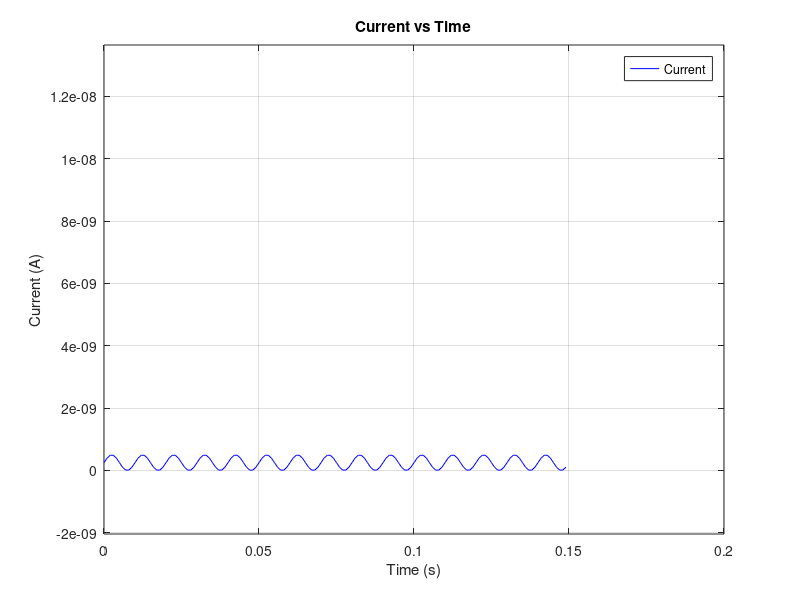
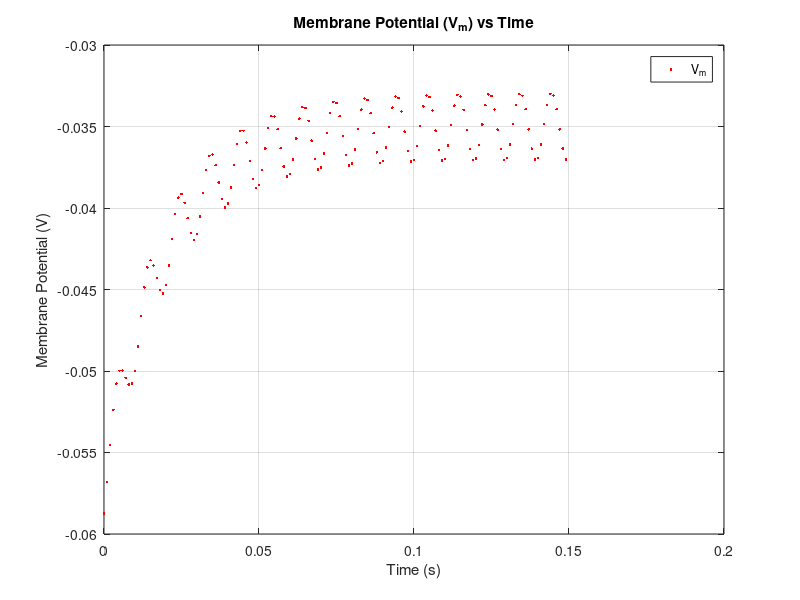
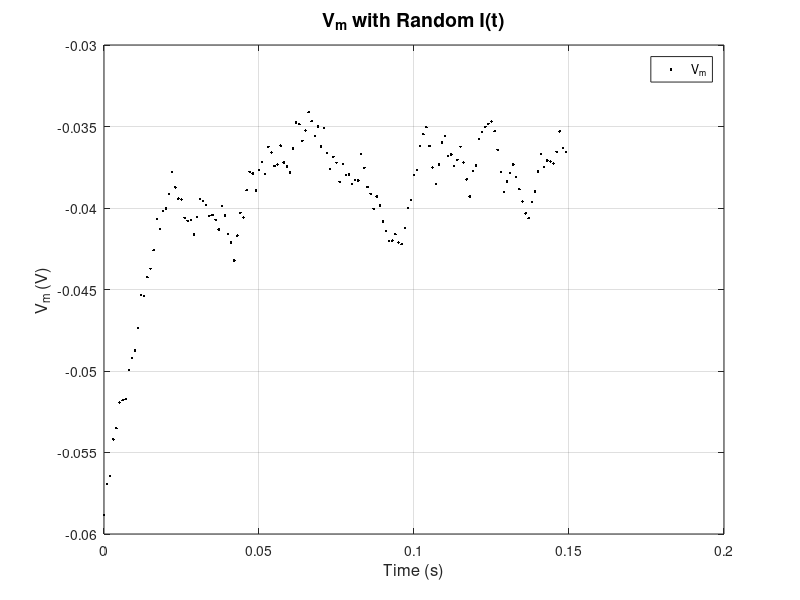
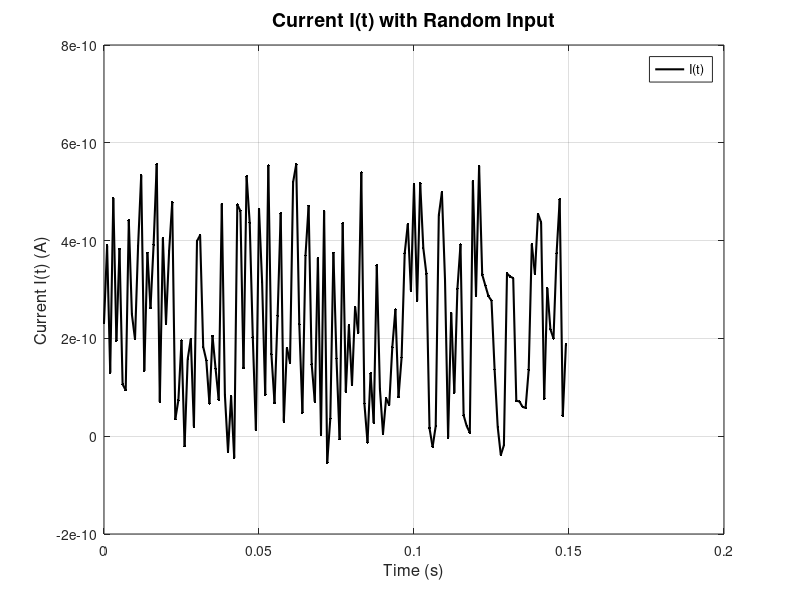

Reproduce these figures in MATLAB, in order.
%% The following code on the LIF model is based on the Neuromatch Academy Tutorials that I have followed for reference 

% Define Basic Variables
t_max = 0.15;   % second
dt = 0.001;     % second
tau = 0.02;     % second
el = -60e-3;    % millivolt
vr = -0.07;     % millivolt
vth = -0.05;    % millivolt
r = 100000000;  % ohm
i_mean = 2.5e-10; % ampere

% Display values with specific formatting
disp('The fundamental Parameters that have been predefined are as follows:')
fprintf('t_max:%.2f, time step %.3f, Tau:%.2f, El:%.2f, Vr:%.2f, Vth:%.2f r:%.0f, I_mean %.1e\n', t_max, dt, tau, el, vr, vth, r, i_mean);
fprintf('\n'); 
% Display type of i_mean
%disp(class(i_mean)); Used for testing and validating code

%% Caluclate V for I approx as a sigmoid for 10 iterations 
% I is approximated as a sigmoid and V is calculated as per the LIF linear
% dif. equation 



% Initialize step_end and v0
step_end = 10;
v = el;   % Initial voltage

% Pre-allocate arrays for storing time, current, and voltage values
t_vals = zeros(step_end, 1);
i_vals = zeros(step_end, 1);
v_vals = zeros(step_end, 1);

% Loop for step_end steps
for step = 1:step_end
    % Compute value of t
    t = (step - 1) * dt;
    
    % Compute value of i at this time step
    i = i_mean * (1 + sin((t * 2 * pi) / 0.01));
    
    % Compute v using LIF equation
    v = v + (dt / tau) * (el - v + r * i); % el - v(t) - R*i

    % Store computed values
    t_vals(step) = t;
    i_vals(step) = i;
    v_vals(step) = v;
end

% Display the results in a table format (time, current, voltage)
disp('Given below are the values of Voltage for input current approx. as a sigmoid at different times:');fprintf('\n');
fprintf('%6s %12s %16s\n', 'Time(s)', 'Current(A)', 'Voltage(V)');
for step = 1:step_end
    fprintf('%.3f     %.4e      %.4e\n', t_vals(step), i_vals(step), v_vals(step));
end

%% Plotting Current and Voltage 
% Initialize step_end
step_end = floor(t_max / dt);

% Initialize v0 (membrane potential)
v = el;

% Pre-allocate arrays for time, current, and voltage values
t_vals = zeros(step_end, 1);
i_vals = zeros(step_end, 1);
v_vals = zeros(step_end, 1);

% Loop for step_end steps to compute both current and voltage
for step = 1:step_end
    % Compute value of t
    t = (step - 1) * dt;
    
    % Compute value of i (current) at this time step
    i = i_mean * (1 + sin((t * 2 * pi) / 0.01));
    
    % Compute v (membrane potential) using LIF equation
    v = v + (dt / tau) * (el - v + r * i);

    % Store computed values
    t_vals(step) = t;
    i_vals(step) = i;
    v_vals(step) = v;
end
% Plot Current vs Time 
figure;
plot(t_vals, i_vals, 'b-'); % 'b-' for blue solid line instead of dots to visulaise sigmoidal shape
title('Current vs Time');
xlabel('Time (s)');
ylabel('Current (A)');
legend('Current');
ylim([min(i_vals)-1e-10, max(i_vals)+1e-10]); % Adjust y-axis limits
grid on; % Optional, to add grid lines

% Plot Membrane Potential vs Time
figure;
plot(t_vals, v_vals, 'r.'); % 'r.' for red  so kinks are clearly visible 
title('Membrane Potential (V_m) vs Time');
xlabel('Time (s)');
ylabel('Membrane Potential (V)');
legend('V_m');
grid on; % Adding grid lines 

%% Plotting voltage and Current for random synaptic input
% Set random number generator
rng(2024);

% Initialize step_end and v
step_end = t_max / dt;
v = el;

% Initialize the figure for V_m
figure;

% Prepare vectors for time and current for smoother plotting
time_vector = (0:dt:t_max-dt); % Create a time vector
current_values = zeros(1, step_end); % Preallocate current values array

% Loop for step_end steps
for step = 1:step_end
    % Compute value of t
    t = (step - 1) * dt;

    % Get random number in the range of -1 to 1
    random_num = 2 * rand() - 1; % random number between -1 and 1

    % Compute the value of i at this time step with random synaptic input
    i = i_mean * (1 + 0.1 * sqrt(t_max/dt) * random_num);
    current_values(step) = i; % Store the current value

    % Compute v (membrane potential) with random current input
    v = v + (dt / tau) * (el - v + r * i);

    % Plot v (membrane potential) using 'k.' to get small black dots
    plot(t, v, 'k.'); 
    hold on; 
end

title('V_m with Random I(t)', 'FontSize', 14); % Increase title font size
xlabel('Time (s)', 'FontSize', 12); % Increase label font size
ylabel('V_m (V)', 'FontSize', 12); % Increase label font size

% Add legend
legend('V_m');
grid on; % grid for better readability

% Display plot
hold off;

% Initialize the figure for Current
figure;

% Plot current values as a continuous line
plot(time_vector, current_values, 'k-', 'LineWidth', 1.5); % Use line for continuous effect
hold on;
% Plot the individual points for clarity
plot(time_vector, current_values, 'k.', 'MarkerSize', 6); % Overlay dots
% Add legend and customize
legend('I(t)');
grid on; % Add a grid for better readability
title('Current I(t) with Random Input', 'FontSize', 14); %title font size
xlabel('Time (s)', 'FontSize', 12); % Increase label font size
ylabel('Current I(t) (A)', 'FontSize', 12); % Increase label font size

% Display plot
hold off;


%% Simulating n= 50 different realisations of membrane potential (V_m), along with its sample mean and standard deviation
% Set random seed for reproducibility
rng(2024);

% Calculate total number of steps
step_end = round(t_max / dt); % Total number of steps, rounded for integer steps
n = 50; % Number of simulations
v_n = el * ones(n, 1); % Initialize with membrane potential

% Initialize figure
figure;
hold on;

% Loop through time steps
for step = 1:step_end
    % Compute current time step
    t = (step - 1) * dt;

    % Loop through each realization
    for j = 1:n
        % Compute current with random noise component
        i = i_mean * (1 + 0.1 * sqrt(t_max/dt) * (2 * rand - 1));

        % Update membrane potential for each simulation
        v_n(j) = v_n(j) + (dt / tau) * (el - v_n(j) + r * i);
    end

    % Compute sample mean and standard deviation after updating all realizations
    v_mean = mean(v_n);
    v_std = std(v_n);

    % Plot the realizations for the current time step
    plot(t * ones(n, 1), v_n, 'ko', 'MarkerSize', 6, 'MarkerFaceColor', 'k', 'MarkerEdgeColor', 'k'); % Filled black circles

    % Plot sample mean for the current time step
    plot(t, v_mean, 'bo', 'MarkerSize', 8); % Mean as a blue point

    % Plot mean + standard deviation for the current time step
    plot(t, v_mean + v_std, 'go', 'MarkerSize', 6); % Mean + std as a green point

    % Plot mean - standard deviation for the current time step
    plot(t, v_mean - v_std, 'go', 'MarkerSize', 6); % Mean - std as a green point
end

% Finalise the plot
title('Multiple realizations of V_m');
xlabel('Time (s)');
ylabel('V_m (V)');
grid on;

% Add a legend to the plot
legend('Realizations', 'Mean', 'Mean + Std', 'Mean - Std');

% Display the plot
hold off;
